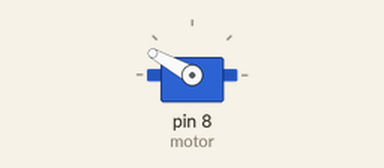
This sketch was run on a simulated Arduino Uno, built with avr-gcc and run on an emulated ATmega328P. Parts: servo.

Above: at 0.05 s.
At 7.45 s:
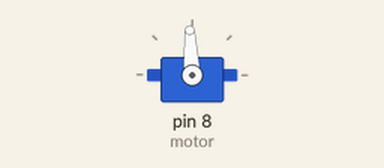
At 14.95 s:
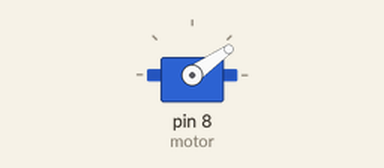
Timing chart, 0 to 19.5 s (numbered marks = the images above):
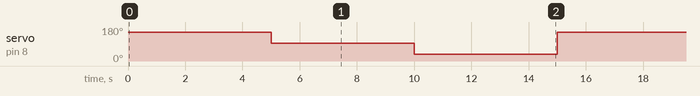

The sketch:

sketch_sep28-3c.ino
```cpp
// controlando um servo(motor)
#include <Servo.h>
Servo servomotor;
int motor = 8;

void setup() {
  servomotor.attach(motor);

}

void loop() {
  // antihorário
  //servomotor.writeMicroseconds(900);
  //parado
  //servomotor.writeMicroseconds(1500);
  //horário
  //servomotor.writeMicroseconds(900);

  servomotor.writeMicroseconds(2100);
  delay(5000);
  servomotor.writeMicroseconds(1500);
  delay(5000);
  servomotor.writeMicroseconds(900);
  delay(5000);


}
```

Measured:
- by itself, servo on pin 8 (motor): repeats every 15.0 s: 35° 5.0 s, 151° 5.0 s, 93° 5.0 s
